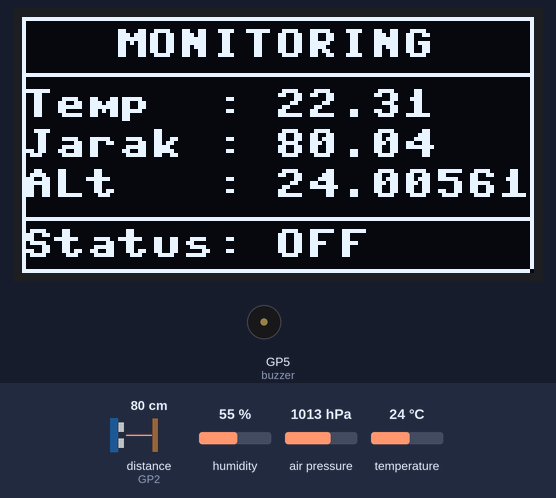
A program run on a simulated Raspberry Pi Pico running MicroPython. On the bench: 128×64 one-colour display, buzzer (waves = sounding, pin HIGH). The inputs (shaded band) are chosen by the test bench; at power-on: distance to the obstacle (sensor on GP2) 80 cm, air pressure 1013 hPa, temperature 24 °C, humidity 55 %. The echo pulse lasts 58.3 µs per cm; library files of the repository ran but are not shown: ssd1306.py, bme280.py; pins used as bus, display or sensor lines are not drawn; what the program prints to the serial console is not drawn.

Above: at 1.2 s.
1.3 s: distance to the obstacle (sensor on GP2) set to 26 cm
At 3.3 s:
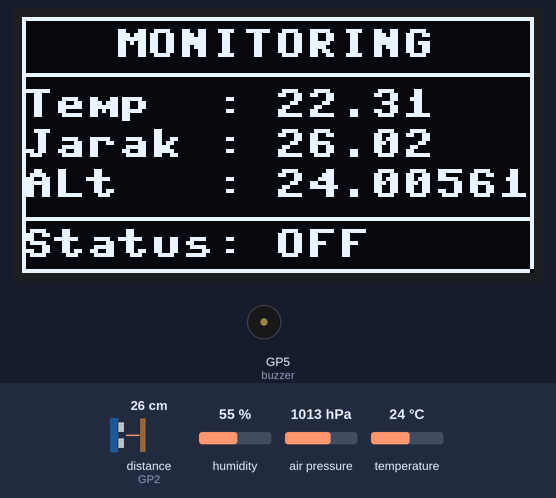
3.6 s: distance to the obstacle (sensor on GP2) set to 22 cm
At 5.0 s:
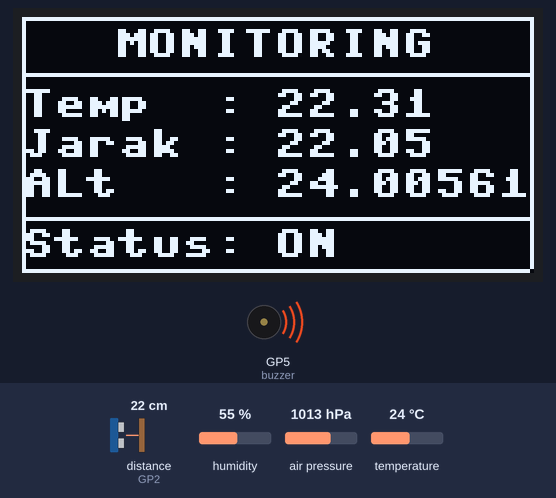
5.7 s: air pressure set to 952 hPa
At 7.5 s:
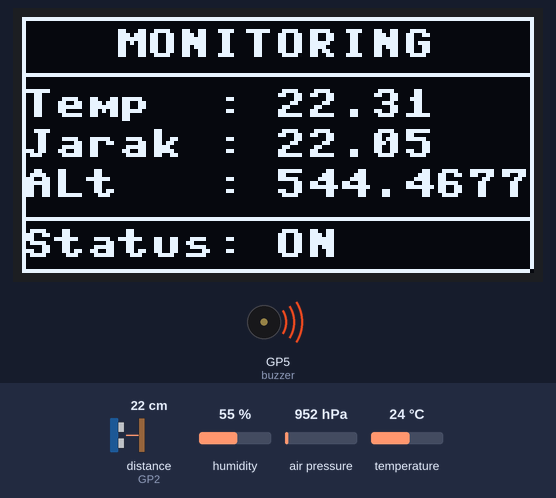
7.8 s: temperature set to 12 °C
At 9.4 s:
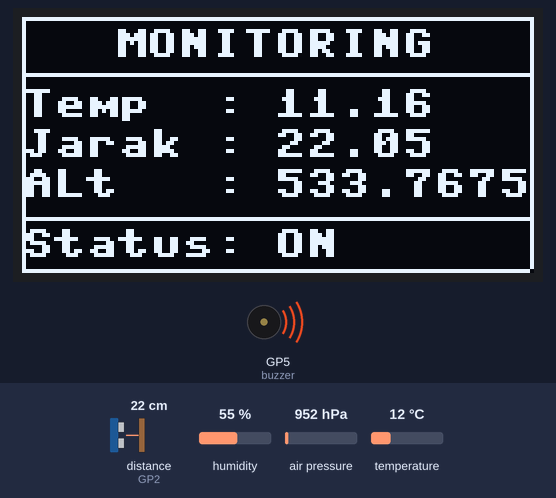
9.9 s: air pressure set to 975 hPa
At 11.0 s:
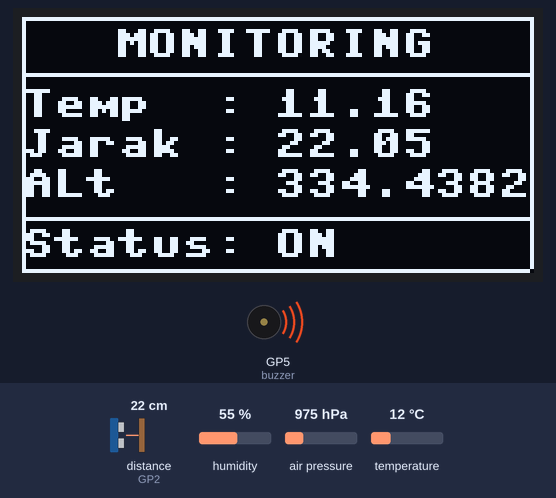
12.0 s: distance to the obstacle (sensor on GP2) set to 2 cm
At 13.8 s:
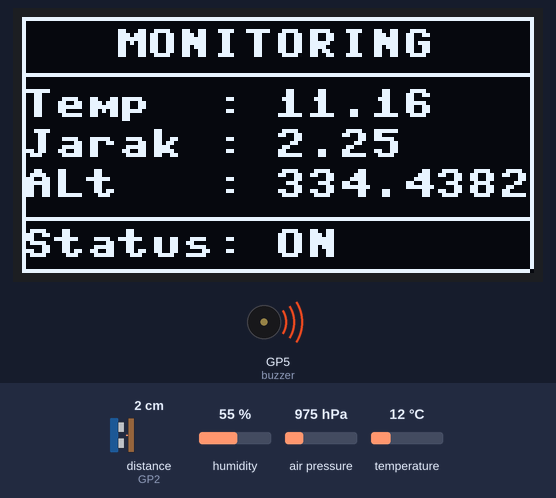
Timing chart, 0 to 15.1 s (numbered marks = the images above; inputs shaded):
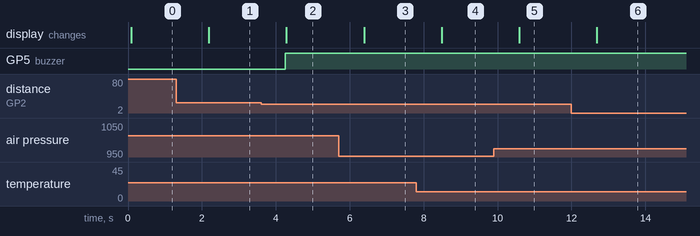

The program:

allSensor.py
```python
from machine import Pin, I2C
from bme_module import BME280Module
from utime import sleep
from ultrasonic import ULTRASONNIC
import utime
from ssd1306 import SSD1306_I2C

i2c=I2C(0, sda=Pin(0), scl=Pin(1), freq=400000)
widht = 128
height= 64
display = SSD1306_I2C(widht, height, i2c)

buzzer = Pin(5,Pin.OUT)

sda = Pin(0)
scl = Pin(1)
bme_module = BME280Module(0, scl, sda)
usonic = ULTRASONNIC(2,3)


while True:
    temp, pressure,humdt, altitude = bme_module.get_sensor_readings()
    jarak = usonic.ultrasonnic()

    print("============================")
    print("     SENSOR BME-280         ")
    print("----------------------------")
    print("Suhu         : ",temp)
    print("Tekanan Udara: ",pressure)
    print("Kelembahan   : ",humdt)
    print("Ketinggian   : ",altitude)
    print("----------------------------")

    print("============================")
    print("     SENSOR HSRF-05         ")
    print("----------------------------")
    print("Jarak        :",jarak)
    print("----------------------------")

    if temp >= 28:
        print("**********")
        stsBz = "ON"
        buzzer.on()
        print(" Alarm ON ")
        print("**********")

    elif jarak <= 25:
        print("**********")
        stsBz = "ON"
        buzzer.on()
        print(" Alarm ON ")
        print("**********")

    elif altitude >= 900:
        print("**********")
        stsBz = "ON"
        buzzer.on()
        print(" Alarm ON ")
        print("**********")

    else:
        print("**********")
        stsBz = "OFF"
        buzzer.off()
        print(" Alarm OFF ")
        print("**********")

    display.fill(0)
    display.text('MONITORING',23, 3, 1)
    display.text('Temp  : ',0, 18, 1)
    display.text(str(temp),63, 18, 1)
    display.text('Jarak : ',0, 28, 1)
    display.text(str(jarak),63, 28, 1)
    display.text('ALt   : ',0, 38, 1)
    display.text(str(altitude),63, 38, 1)
    display.text('Status: ',0, 53, 1)
    display.text(stsBz,63, 53, 1)
    display.hline(0, 63, 127, 1)
    display.hline(0, 0, 127, 1)
    display.hline(0, 14, 127, 1)
    display.hline(0, 50, 127, 1)
    display.vline(0, 0, 63, 1)
    display.vline(127, 0, 63, 1)
    display.show()

    sleep(1)
    
```

bme_module.py
```python
import machine
import bme280
import math

class BME280Module:
    SEA_LEVEL_PRESSURE_HPA = 1013.25
    def __init__(self, id, scl_pin, sda_pin):
        self.i2c = machine.I2C(id=id, scl=machine.Pin(scl_pin), sda=machine.Pin(sda_pin), freq=400000)
        self.bme = bme280.BME280(i2c=self.i2c)

    def get_sensor_readings(self):
        (temperature, pressure, humidity) = self.bme.values
        temperature_val = float(temperature[:len(temperature) - 1])
        humidity_val = float(humidity[:len(humidity) - 1])
        pressure_val = float(pressure[:len(pressure) - 3])

        # Altitude calculation
        altitude_val = 44330 * (1.0 - math.pow(pressure_val / BME280Module.SEA_LEVEL_PRESSURE_HPA, 0.1903))

        return (temperature_val, pressure_val, humidity_val, altitude_val)
```

ultrasonic.py
```python
#modified by ekovedc@gmail.com
#@Malang 10 Maret 2024
from machine import Pin
import utime

class ULTRASONNIC:

    def __init__(self, ech , trg):
        self.trigger = Pin(trg, Pin.OUT)
        self.echo = Pin(ech, Pin.IN)

    def ultrasonnic(self):
        tAwal = 0
        self.trigger.low()
        utime.sleep_us(2)
        self.trigger.high()
        utime.sleep_us(5)
        self.trigger.low()

        while self.echo.value() == 0:
            signalOff = utime.ticks_us()

        while self.echo.value() == 1:
            signalOn = utime.ticks_us()

        tAwal = signalOn - signalOff
        jarakCM = (tAwal * 0.0343) / 2
        jarakCM = round(jarakCM,2)

        return jarakCM
```

Measured:
- the behaviour switches between 25 and 24 cm on distance to the obstacle (sensor on GP2) (found by bisection; images 1 and 2)
- after the input at 1.3 s, the display: changes after 0.89 s (image 1)
- after the input at 3.6 s, GP5 (buzzer): LOW → HIGH after 0.66 s; the display: changes after 0.69 s (image 2)
- after the input at 5.7 s, the display: changes after 0.69 s (image 3)
- after the input at 7.8 s, the display: changes after 0.69 s (image 4)
- after the input at 9.9 s, the display: changes after 0.69 s (image 5)
- after the input at 12.0 s, the display: changes after 0.69 s (image 6)
